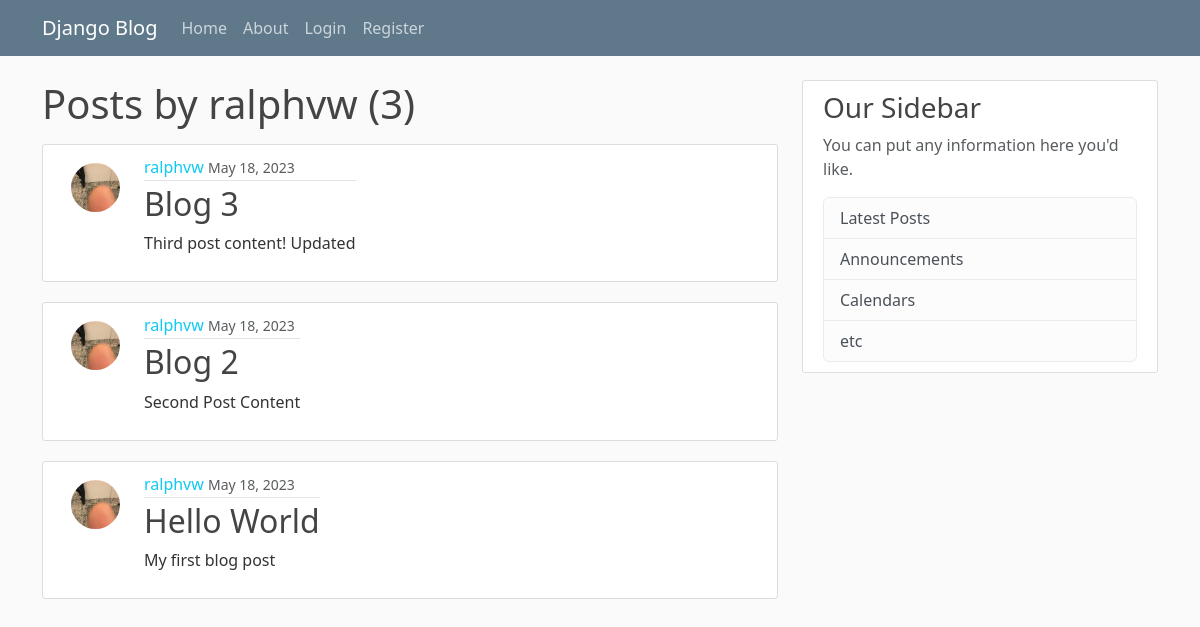
Screenshot of /user/ralphvw with the database file from the repository.
### blog/models.py (models this page shows, shortened)
class Post(models.Model):
    title = models.CharField(max_length=100)
    content = models.TextField()
    date_posted = models.DateTimeField(default=timezone.now)
    author = models.ForeignKey(User, on_delete=models.CASCADE)

### users/models.py (models this page shows, shortened)
class Profile(models.Model):
    user = models.OneToOneField(User, on_delete=models.CASCADE)
    image = models.ImageField(default="default.jpg", upload_to="profile_pics")

### blog/views.py (the view)
# urls.py: path("user/<str:username>", UserPostListView.as_view(), name="user-posts"),
class UserPostListView(ListView):
    model = Post
    template_name = "blog/user_posts.html"
    context_object_name = "posts"
    paginate_by = 5
    def get_queryset(self) -> QuerySet[Any]:
        user = get_object_or_404(User, username=self.kwargs.get("username"))
        return Post.objects.filter(author=user).order_by("-date_posted")

### blog/templates/blog/user_posts.html (shortened to what this page needs)
{% extends 'blog/base.html' %} {% block content %}
<h1 class="mb-3">Posts by {{ view.kwargs.username }} ({{page_obj.paginator.count}})</h1>
{% for post in posts %}
<article class="media content-section d-flex">
  <img
    class="rounded-circle article-img d-flex p-2"
    src="{{post.author.profile.image.url}}"
  />
  <div class="media-body">
    <div class="article-metadata">
      <a class="mr-2 text-decoration-none text-info" href="{%url 'user-posts' post.author.username %}"
        >{{ post.author }}</a
      >
      <small class="text-muted">{{ post.date_posted|date:"F d, Y" }}</small>
    </div>
    <h2>
      <a
        class="article-title text-decoration-none"
        href="{% url 'post-detail' post.id %}"
        >{{ post.title }}</a
      >
    </h2>
    <p class="article-content">{{ post.content }}</p>
  </div>
</article>
{%endfor%}  {% endblock content %}

### blog/static/blog/main.css (style rules this page uses)
body { background: #fafafa; color: #333333; margin-top: 5rem; }
h1, h2, h3, h4, h5, h6 { color: #444444; }
.content-section { background: #ffffff; padding: 10px 20px; border: 1px solid #dddddd; border-radius: 3px; margin-bottom: 20px; }
.article-title { color: #444444; }
.article-content { white-space: pre-line; }
.article-img { height: 65px; width: 65px; margin-right: 16px; }
.article-metadata { padding-bottom: 1px; margin-bottom: 4px; border-bottom: 1px solid #e3e3e3 }

### rows the page displays
Post: author.profile.image (picture), author "ralphvw", date_posted "May 18, 2023", title "Blog 3", content "Third post content! Updated"
Post: author.profile.image (picture), author "ralphvw", date_posted "May 18, 2023", title "Blog 2", content "Second Post Content"
Post: author.profile.image (picture), author "ralphvw", date_posted "May 18, 2023", title "Hello World", content "My first blog post"

### other values shown
{{ view.kwargs.username }} "ralphvw"
{{ page_obj.paginator.count }} "3"
